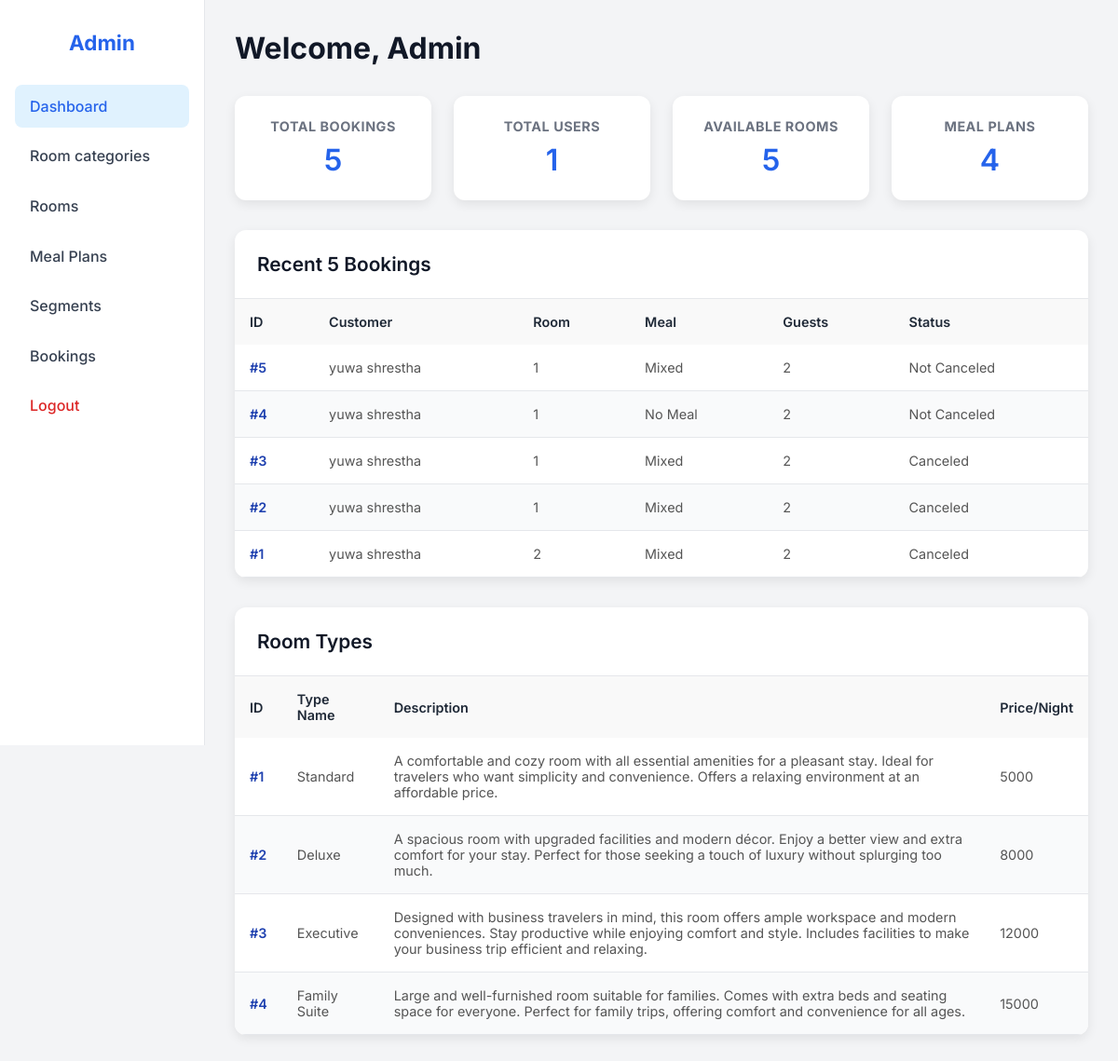
Screenshot of /admin_dashboard (signed in) with the database file from the repository.
### tables this page shows
CREATE TABLE bookings (
            booking_id INTEGER PRIMARY KEY AUTOINCREMENT,
            customer_id INTEGER NOT NULL,
            room_id INTEGER NOT NULL,
            meal_plan_id INTEGER NOT NULL,
            market_segment_id INTEGER NOT NULL,
            booking_status TEXT CHECK(booking_status IN ('Canceled','Not_Canceled')) NOT NULL,
            no_of_adults INTEGER NOT NULL,
            no_of_children INTEGER NOT NULL,
            no_of_weekend_nights INTEGER NOT NULL,
            no_of_week_nights INTEGER NOT NULL,
            required_car_parking_space INTEGER DEFAULT 0,
            lead_time INTEGER NOT NULL,
            arrival_year INTEGER NOT NULL,
            arrival_month INTEGER NOT NULL,
            arrival_date INTEGER NOT NULL,
            repeated_guest INTEGER DEFAULT 0,
            no_of_previous_cancellations INTEGER DEFAULT 0,
            no_of_previous_bookings_not_canceled INTEGER DEFAULT 0,
            avg_price_per_room REAL NOT NULL,
            no_of_special_requests INTEGER DEFAULT 0,
            total_nights INTEGER,
            total_guests INTEGER,
            created_at TIMESTAMP DEFAULT CURRENT_TIMESTAMP,
            updated_at TIMESTAMP DEFAULT CURRENT_TIMESTAMP,
            FOREIGN KEY(customer_id) REFERENCES customers(customer_id),
            FOREIGN KEY(room_id) REFERENCES rooms(room_id),
            FOREIGN KEY(meal_plan_id) REFERENCES meal_plans(meal_plan_id),
            FOREIGN KEY(market_segment_id) REFERENCES market_segments(market_segment_id)
        );

CREATE TABLE customers (
            customer_id INTEGER PRIMARY KEY AUTOINCREMENT,
            name TEXT NOT NULL,
            email TEXT UNIQUE NOT NULL,
            phone TEXT,
            address TEXT,
            password TEXT NOT NULL,
            is_admin INTEGER DEFAULT 0
        );

CREATE TABLE meal_plans (
            meal_plan_id INTEGER PRIMARY KEY AUTOINCREMENT,
            meal_plan_name TEXT UNIQUE NOT NULL,
            image_path TEXT
        );

CREATE TABLE room_types (
            room_type_id INTEGER PRIMARY KEY AUTOINCREMENT,
            room_type_name TEXT UNIQUE NOT NULL,
            description TEXT,
            price_per_night INTEGER,
            image_path TEXT
        );

### app.py (the view)
@app.route("/admin_dashboard")
@login_required
def admin_dashboard():
    if not session.get("is_admin"):
        flash("Admin access required.", "danger")
        return redirect(url_for("login"))
    conn = get_db_connection()
    total_bookings = conn.execute("SELECT COUNT(*) FROM bookings").fetchone()[0]
    available_rooms = conn.execute("""
        SELECT COUNT(*) FROM rooms
    """).fetchone()[0]
    total_meal_plans = conn.execute("SELECT COUNT(*) FROM meal_plans").fetchone()[0]
    total_users = conn.execute("SELECT COUNT(*) FROM customers WHERE is_admin=0").fetchone()[0]
    recent_bookings = conn.execute("""
    SELECT b.booking_id,
           c.name as customer_name,
           COALESCE(r.room_number, 'Deleted Room') as room_number,
           COALESCE(t.room_type_name, 'Unknown Type') as room_type_name,
           m.meal_plan_name,
           s.segment_name,
           b.no_of_adults,
           b.no_of_children,
           b.total_nights,
           b.booking_status,
           b.created_at
    FROM bookings b
    JOIN customers c ON b.customer_id = c.customer_id
    LEFT JOIN rooms r ON b.room_id = r.room_id
    LEFT JOIN room_types t ON r.room_type_id = t.room_type_id
    JOIN meal_plans m ON b.meal_plan_id = m.meal_plan_id
    JOIN market_segments s ON b.market_segment_id = s.market_segment_id
    ORDER BY b.created_at DESC
    LIMIT 5
""").fetchall()
    room_types = conn.execute("""
        SELECT room_type_id, room_type_name, description, price_per_night
        FROM room_types
        ORDER BY room_type_id
    """).fetchall()
    conn.close()
    return render_template(
        "admin_dashboard.html",
        total_bookings=total_bookings,
        available_rooms=available_rooms,
        total_meal_plans=total_meal_plans,
        total_users=total_users,
        recent_bookings=recent_bookings,
        room_types=room_types
    )

### app.py (called while the page is built)
def get_db_connection():
    conn = sqlite3.connect(DB_PATH)
    conn.row_factory = sqlite3.Row
    conn.execute("PRAGMA foreign_keys = ON")
    return conn

def login_required(f):
    @wraps(f)
    def decorated(*args, **kwargs):
        if "user_id" not in session:
            flash("Please login first.", "warning")
            return redirect(url_for("login"))
        return f(*args, **kwargs)
    return decorated

### templates/admin_dashboard.html (shortened to what this page needs)
<!DOCTYPE html>
<html lang="en">
<head>
    <link rel="stylesheet" href="{{ url_for('static', filename='css/admin_dashboard.css') }}">
</head>
<body>
    <div class="dashboard">
        <aside class="sidebar">
            <h2>Admin</h2>
            <nav>
                <a href="{{ url_for('admin_dashboard') }}" class="active">Dashboard</a>
                <a href="{{ url_for('manage_room_types') }}">Room categories</a>
                <a href="{{ url_for('manage_rooms') }}">Rooms</a>
                <a href="{{ url_for('manage_meal_plans') }}">Meal Plans</a>
                <a href="{{ url_for('manage_market_segments') }}">Segments</a>
                <a href="{{ url_for('admin_view_bookings') }}">Bookings</a>
                <a href="{{ url_for('logout') }}" class="logout">Logout</a>
            </nav>
        </aside>
        <main class="main-content">
            <header class="main-header">
                <h1>Welcome, Admin</h1>
            </header>
            <section class="stats-section">
                <div class="stats-cards">
                    <div class="card">
                        <h3>Total Bookings</h3>
                        <p>{{ total_bookings }}</p>
                    </div>
                    <div class="card">
                        <h3>Total Users</h3>
                        <p>{{ total_users }}</p>
                    </div>
                    <div class="card">
                        <h3>Available Rooms</h3>
                        <p>{{ available_rooms }}</p>
                    </div>
                    <div class="card">
                        <h3>Meal Plans</h3>
                        <p>{{ total_meal_plans }}</p>
                    </div>
                </div>
            </section>
            <section class="recent-bookings-section">
                <div class="table-card">
                    <h2>Recent 5 Bookings</h2>
                    <div class="table-wrapper">
                        <table class="simple-table">
                            <thead>
                                <tr>
                                    <th>ID</th>
                                    <th>Customer</th>
                                    <th>Room</th>
                                    <th>Meal</th>
                                    <th>Guests</th>
                                    <th>Status</th>
                                </tr>
                            </thead>
                            <tbody>
                                {% for b in recent_bookings %}
                                <tr>
                                    <td>#{{ b.booking_id }}</td>
                                    <td>{{ b.customer_name }}</td>
                                    <td>{{ b.room_number }}</td>
                                    <td>{{ b.meal_plan_name }}</td>
                                    <td>{{ b.no_of_adults + b.no_of_children }}</td>
                                    <td>{{ "Canceled" if b.booking_status == "Canceled" else "Not Canceled" }}</td>
                                </tr>
                                {% else %}
                                <tr>
                                    <td colspan="6">No recent bookings</td>
                                </tr>
                                {% endfor %}
                            </tbody>
                        </table>
                    </div>
                </div>
            </section>
            <section>
                <div class="table-card">
                    <h2>Room Types</h2>
                    <div class="table-wrapper">
                        <table class="simple-table">
                            <thead>
                                <tr>
                                    <th>ID</th>
                                    <th>Type Name</th>
                                    <th>Description</th>
                                    <th>Price/Night</th>
                                </tr>
                            </thead>
                            <tbody>
                                {% for rt in room_types %}
                                <tr>
                                    <td>#{{ rt.room_type_id }}</td>
                                    <td>{{ rt.room_type_name }}</td>
                                    <td>{{ rt.description or "-" }}</td>
                                    <td>{{ rt.price_per_night or "-" }}</td>
                                </tr>
                                {% else %}
                                <tr>
                                    <td colspan="4">No room types available</td>
                                </tr>
                                {% endfor %}
                            </tbody>
                        </table>
                    </div>
                </div>
            </section>
        </main>
    </div>
</body>
</html>

### static/css/admin_dashboard.css (style rules this page uses)
* { margin: 0; padding: 0; box-sizing: border-box; }
body { font-family: 'Inter', sans-serif; background: #f3f4f6; color: #1f2937; }
.dashboard { display: flex; min-height: 100vh; }
.sidebar { width: 220px; background: #ffffff; border-right: 1px solid #e5e7eb; padding: 2rem 1rem; position: fixed; height: 100vh; }
.sidebar h2 { font-size: 1.4rem; font-weight: 700; text-align: center; margin-bottom: 2rem; color: #2563eb; }
.sidebar nav { display: flex; flex-direction: column; gap: 0.5rem; }
.sidebar nav a { padding: 0.8rem 1rem; color: #374151; text-decoration: none; border-radius: 8px; font-weight: 500; transition: all 0.2s ease-in-out; }
.sidebar nav a:hover, .sidebar nav a.active { background: #e0f2fe; color: #2563eb; }
.sidebar nav a.logout { margin-top: auto; color: #dc2626; }
.main-content { flex: 1; margin-left: 220px; padding: 2rem; }
.main-header h1 { font-size: 2rem; font-weight: 700; margin-bottom: 2rem; color: #111827; }
.stats-cards { display: grid; grid-template-columns: repeat(auto-fit, minmax(200px, 1fr)); gap: 1.5rem; margin-bottom: 2rem; }
.card { background: #fff; border-radius: 12px; padding: 1.5rem; text-align: center; box-shadow: 0 4px 12px rgba(0, 0, 0, 0.08); transition: transform 0.3s, box-shadow 0.3s; }
.card h3 { font-size: 0.9rem; color: #6b7280; margin-bottom: 0.5rem; text-transform: uppercase; letter-spacing: 0.5px; }
.card p { font-size: 2rem; font-weight: 600; color: #2563eb; }
.table-card { background: #fff; border-radius: 12px; overflow: hidden; box-shadow: 0 4px 12px rgba(0, 0, 0, 0.08); margin-bottom: 2rem; }
.table-card h2 { padding: 1.5rem; font-size: 1.3rem; font-weight: 600; border-bottom: 1px solid #e5e7eb; color: #111827; }
.table-wrapper { overflow-x: auto; }
.simple-table { width: 100%; border-collapse: collapse; font-size: 0.9rem; }
.simple-table th { background: #f9f9f9; padding: 1rem; text-align: left; font-weight: 600; position: sticky; top: 0; z-index: 10; }
.simple-table td { padding: 1rem; border-bottom: 1px solid #e5e7eb; color: #555; }
.simple-table tbody tr:nth-child(even) { background: #f9fafb; }
.simple-table td:first-child { font-weight: 600; color: #1e40af; }

### rows the page displays
bookings: booking_id "5", customer_name "yuwa shrestha", room_number "1", meal_plan_name "Mixed", b.no_of_adults+b.no_of_children "2", booking_status "Not Canceled"
bookings: booking_id "4", customer_name "yuwa shrestha", room_number "1", meal_plan_name "No Meal", b.no_of_adults+b.no_of_children "2", booking_status "Not Canceled"
bookings: booking_id "3", customer_name "yuwa shrestha", room_number "1", meal_plan_name "Mixed", b.no_of_adults+b.no_of_children "2", booking_status "Canceled"
bookings: booking_id "2", customer_name "yuwa shrestha", room_number "1", meal_plan_name "Mixed", b.no_of_adults+b.no_of_children "2", booking_status "Canceled"
bookings: booking_id "1", customer_name "yuwa shrestha", room_number "2", meal_plan_name "Mixed", b.no_of_adults+b.no_of_children "2", booking_status "Canceled"
room_types: room_type_id "1", room_type_name "Standard", description "A comfortable and cozy room with all essential amenities for a pleasant stay. Ideal for travelers who want simplicity and convenience. Offers a relaxing environment at an affordable price.", price_per_night "5000"
room_types: room_type_id "2", room_type_name "Deluxe", description "A spacious room with upgraded facilities and modern décor. Enjoy a better view and extra comfort for your stay. Perfect for those seeking a touch of luxury without splurging too much.", price_per_night "8000"
room_types: room_type_id "3", room_type_name "Executive", description "Designed with business travelers in mind, this room offers ample workspace and modern conveniences. Stay productive while enjoying comfort and style. Includes facilities to make your business trip efficient and relaxing.", price_per_night "12000"
room_types: room_type_id "4", room_type_name "Family Suite", description "Large and well-furnished room suitable for families. Comes with extra beds and seating space for everyone. Perfect for family trips, offering comfort and convenience for all ages.", price_per_night "15000"

### other values shown
{{ total_bookings }} "5"
{{ total_users }} "1"
{{ available_rooms }} "5"
{{ total_meal_plans }} "4"
